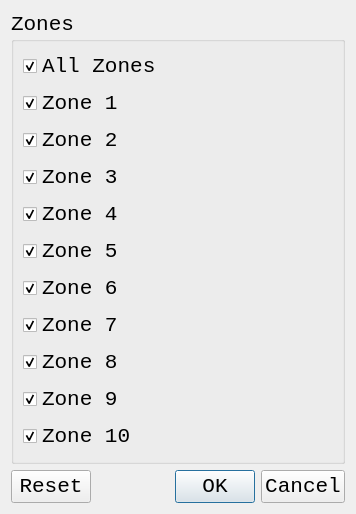
<?xml version="1.0" encoding="UTF-8"?>
<ui version="4.0">
 <class>ZonesDialogBox</class>
 <widget class="QDialog" name="ZonesDialogBox">
  <property name="geometry">
   <rect>
    <x>0</x>
    <y>0</y>
    <width>356</width>
    <height>461</height>
   </rect>
  </property>
  <property name="sizePolicy">
   <sizepolicy hsizetype="MinimumExpanding" vsizetype="MinimumExpanding">
    <horstretch>0</horstretch>
    <verstretch>0</verstretch>
   </sizepolicy>
  </property>
  <property name="font">
   <font>
    <family>Consolas</family>
    <pointsize>16</pointsize>
   </font>
  </property>
  <property name="windowTitle">
   <string>Dialog</string>
  </property>
  <layout class="QVBoxLayout" name="verticalLayout">
   <item>
    <widget class="QGroupBox" name="ZonesDialogBoxGroupBox">
     <property name="title">
      <string>Zones</string>
     </property>
     <layout class="QVBoxLayout" name="verticalLayout_2">
      <item>
       <widget class="QCheckBox" name="ZonesDialogBoxAllZonesCheckBox">
        <property name="text">
         <string>All Zones</string>
        </property>
        <property name="checked">
         <bool>true</bool>
        </property>
       </widget>
      </item>
      <item>
       <widget class="QCheckBox" name="ZonesDialogBoxCollectionsCheckBox">
        <property name="text">
         <string>Zone 1</string>
        </property>
        <property name="checked">
         <bool>true</bool>
        </property>
       </widget>
      </item>
      <item>
       <widget class="QCheckBox" name="ZonesDialogBoxDockAreaCheckBox">
        <property name="text">
         <string>Zone 2</string>
        </property>
        <property name="checked">
         <bool>true</bool>
        </property>
       </widget>
      </item>
      <item>
       <widget class="QCheckBox" name="ZonesDialogBoxGallery1CheckBox">
        <property name="text">
         <string>Zone 3</string>
        </property>
        <property name="checked">
         <bool>true</bool>
        </property>
       </widget>
      </item>
      <item>
       <widget class="QCheckBox" name="ZonesDialogBoxGallery2CheckBox">
        <property name="text">
         <string>Zone 4</string>
        </property>
        <property name="checked">
         <bool>true</bool>
        </property>
       </widget>
      </item>
      <item>
       <widget class="QCheckBox" name="ZonesDialogBoxGallery3CheckBox">
        <property name="text">
         <string>Zone 5</string>
        </property>
        <property name="checked">
         <bool>true</bool>
        </property>
       </widget>
      </item>
      <item>
       <widget class="QCheckBox" name="ZonesDialogBoxGallery4CheckBox">
        <property name="text">
         <string>Zone 6</string>
        </property>
        <property name="checked">
         <bool>true</bool>
        </property>
       </widget>
      </item>
      <item>
       <widget class="QCheckBox" name="ZonesDialogBoxGallery5CheckBox">
        <property name="text">
         <string>Zone 7</string>
        </property>
        <property name="checked">
         <bool>true</bool>
        </property>
       </widget>
      </item>
      <item>
       <widget class="QCheckBox" name="ZonesDialogBoxGallery6CheckBox">
        <property name="text">
         <string>Zone 8</string>
        </property>
        <property name="checked">
         <bool>true</bool>
        </property>
       </widget>
      </item>
      <item>
       <widget class="QCheckBox" name="ZonesDialogBoxLobbyCheckBox">
        <property name="text">
         <string>Zone 9</string>
        </property>
        <property name="checked">
         <bool>true</bool>
        </property>
       </widget>
      </item>
      <item>
       <widget class="QCheckBox" name="ZonesDialogBoxZone10CheckBox">
        <property name="text">
         <string>Zone 10</string>
        </property>
        <property name="checked">
         <bool>true</bool>
        </property>
       </widget>
      </item>
     </layout>
    </widget>
   </item>
   <item>
    <widget class="QDialogButtonBox" name="ZonesDialogBoxButtons">
     <property name="standardButtons">
      <set>QDialogButtonBox::Cancel|QDialogButtonBox::Ok|QDialogButtonBox::Reset</set>
     </property>
    </widget>
   </item>
  </layout>
 </widget>
 <resources/>
 <connections/>
</ui>
